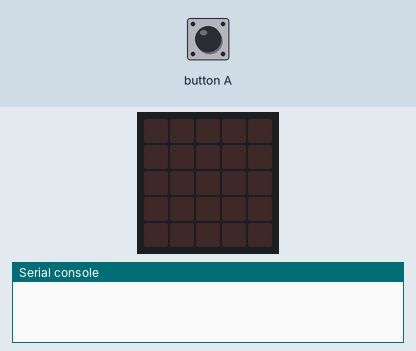
This program was run on a simulated BBC micro:bit running MicroPython. On the bench: the board's 5×5 LED display, the last lines printed to the serial console. The inputs (shaded band) are chosen by the test bench. No radio messages arrive unless stated (any console line starting 'radio sent:' is added by the test bench).

Above: at 1.2 s.
1.3 s: button A pressed for 3.2 s
At 1.9 s:
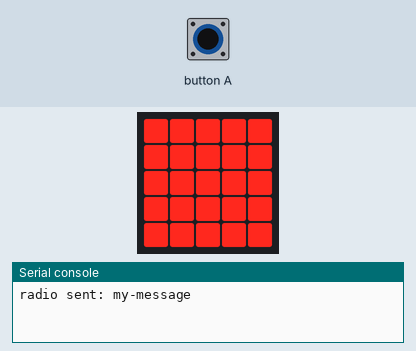
Timing chart, 0 to 4.3 s (numbered marks = the images above; inputs shaded):
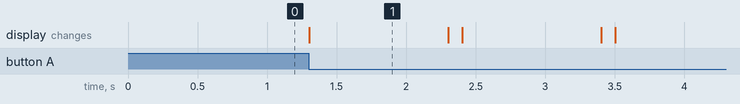

The program:

Sender.py
```python
# Radio Sender Script

from microbit import *
import radio
radio.on()

message = "my-message"
clear = Image("00000:00000:00000:00000:00000")
full = Image("99999:99999:99999:99999:99999")

while True:
    if button_a.is_pressed():
        radio.send(message)
        display.show(full)
        sleep(1000)
        display.show(clear)

    sleep(100)
```

Measured:
- after the input at 1.3 s, the display: changes at once (image 1)
- what the display in image 1 shows lasts 1.0 s, from 1.3 s to 2.3 s
